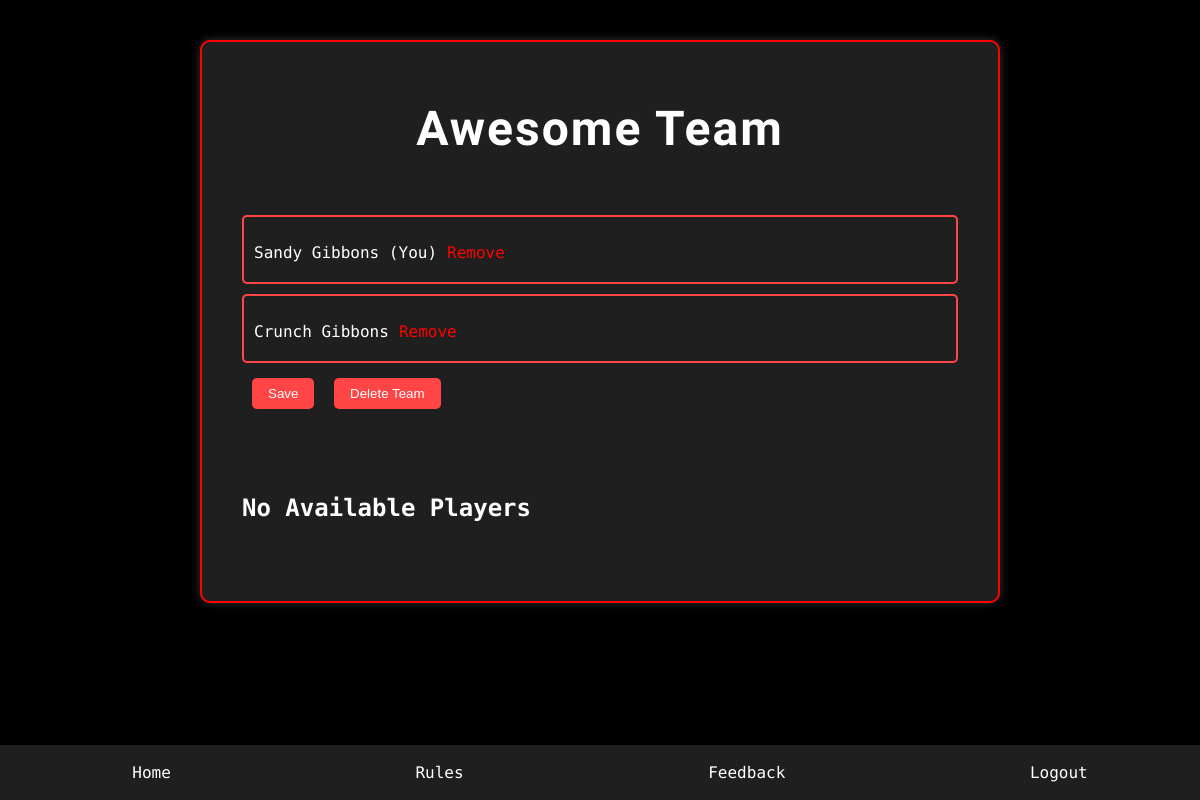
The app's page /placement/ (signed in) with its own data.
### users/models.py (models this page shows, shortened)
class AgentGroup(models.Model):
    group_name = models.CharField(max_length = 255, blank=True, null=True)
    players = models.ManyToManyField(Player)
    is_out = models.BooleanField(default=False)
    target_group_name = models.CharField(max_length=255, blank=True, null=True)
    target_group_pk = models.IntegerField(null=True, blank=True)
    kills = models.IntegerField(default=0)
    is_playing = models.BooleanField(default=True)
    is_winner = models.BooleanField(default=False)

class Player(models.Model):
    user = models.OneToOneField(CustomUser, on_delete=models.CASCADE)
    is_dead = models.BooleanField(default=False)
    target_name = models.CharField(max_length=255, blank=True, null=True)
    target_pk = models.IntegerField(null=True, blank=True)
    agent_name = models.CharField(max_length=255, blank=True, null=True)
    kills = models.IntegerField(default=0)
    is_playing = models.BooleanField(default=True)
    is_winner = models.BooleanField(default=False)
    in_waiting = models.BooleanField(default=False)
    have_eliminated_today = models.BooleanField(default=False)

class CustomUser(AbstractUser):
    @property
    def name(self):
        return f"{self.first_name} {self.last_name}"

### users/views.py (the view)
# urls.py: path("placement/", views.placement, name='placement'),
def placement(request):
    new_team = request.GET.get("team_name")
    if new_team is not None:
        if len(AgentGroup.objects.filter(players=request.user.player)) == 0:
            new_group = AgentGroup.objects.create(group_name = new_team)
            new_group.players.add(request.user.player)
            new_group.save()
    player_added = request.GET.get("player_pk")
    if player_added is not None:
        current_group = AgentGroup.objects.filter(players=request.user.player)[0]
        current_group.players.add(Player.objects.get(pk=player_added))
        current_group.save()
    player_deleted = request.GET.get("player_cleared")
    if player_deleted is not None:
        current_group = AgentGroup.objects.filter(players=request.user.player)[0]
        current_group.players.remove(Player.objects.get(pk=player_deleted))
        current_group.save()
    is_placed = True
    current = request.user.player
    current_group = AgentGroup.objects.filter(players=current)
    if current_group == None or len(current_group) == 0:
        is_placed = False
        c_group = None
    else:
        c_group = current_group[0]
    all_players = Player.objects.all()
    search = request.GET.get('q')
    if search is not None:
        all_players = Player.objects.filter(Q(user__first_name__icontains=search) | Q(user__last_name__icontains=search)).order_by('user__last_name')
    players_not_on_team = [player for player in all_players if GameManager.player_on_team(player) is None]
    context = {'is_placed': is_placed, 'group': c_group, 'ggame': GameManager.is_placing_groups(), 'players': players_not_on_team, 'current_player': current}
    return render(request, "users/placement.html", context)

### users/game.py (called while the page is built)
    @staticmethod
    def player_on_team(player: Player):
        group = AgentGroup.objects.filter(players=player)
        length = len(group)
        match length:
            case 0:
                return None
            case 1:
                return group
            case _:
                raise IndexError("Player on too many teams")

    @staticmethod
    def is_placing_groups():
        if Game.objects.all() == None or len(Game.objects.all()) == 0:
            return False
        return Game.objects.all()[0].placing_groups == True

### users/templates/users/placement.html (shortened to what this page needs)
{% load static %}
<!DOCTYPE html>
<html lang="en">
<head>
    <link rel="stylesheet" href="{% static 'users/assassin.css' %}" />
</head>
<body>
    <div class="container">
        <div class="content">
            {% if is_placed %}
            <h2 class="team-name">{{ group.group_name }}</h2>
            <div class="team-container">
                {% for player in group.players.all %}
                <div class="player-container">
                    {% if player.pk != current_player.pk %}
                    <p class="team-item">{{ player.user.first_name }} {{ player.user.last_name }}</p>
                    <p class="team-item clear-link"><a href="{% url 'users:placement' %}?player_cleared={{ player.pk }}">Remove</a></p>
                    {% else %}
                    <p class="team-item">{{ player.user.first_name }} {{ player.user.last_name }} (You)</p>
                    <p class="team-item clear-link"><a href="{% url 'users:placement' %}?player_cleared={{ player.pk }}">Remove</a></p>
                    {% endif %}
                </div>
                {% endfor %}
                <form action="{% url 'users:home' %}" method="post">
                    <button class="search-button"type="submit" name="button">Save</button>
                    <button class="delete-button" type="submit" name="team_deleted" data-param="deleted">Delete Team</button>
                </form>
            </div>
            <div class="search-form" style="padding: 20px;">
                {% if players|length == 0 %}
                <div class="search-heading">
                    <h2>No Available Players</h2>
                </div>
                </div>
            {% endif %}
             {% endif %}
        </div>
    </div>
    <div class="navbar">
        <a href="{% url 'users:home' %}">Home</a>
        <a href="{% url 'users:rules' %}">Rules</a>
        <a href="{% url 'users:complaints' %}">Feedback</a>
        <a href="{% url 'users:logout' %}">Logout</a>
    </div>
</body>
</html>

### users/static/users/assassin.css (style rules this page uses)
body { background-color: black; color: white; font-family: 'Fira Code', monospace; margin: 0; }
.container { max-width: 800px; margin: 0 auto; padding: 20px; }
body { background-color: black; color: white; font-family: 'Segoe UI', Tahoma, Geneva, Verdana, sans-serif; margin: 0; }
.content { border: 2px solid red; padding: 20px; border-radius: 10px; margin-top: 20px; background-color: #1f1f1f; box-shadow: 0 0 10px rgba(255, 255, 255, 0.2); }
button { background-color: red; color: white; padding: 10px 20px; margin: 5px; border: none; border-radius: 5px; cursor: pointer; transition: background-color 0.3s ease; }
a { color: red; text-decoration: none; transition: color 0.3s ease; }
.navbar { position: fixed; bottom: 0; width: 100%; background-color: #1f1f1f; padding: 10px; display: flex; justify-content: space-around; }
.navbar a { color: white; text-decoration: none; padding: 8px 12px; border-radius: 5px; transition: background-color 0.3s, color 0.3s; }

### users/templates/users/placement.html (style rules this page uses)
body { font-family: 'Fira Code', monospace; }
.team-container { margin-top: 20px; padding: 20px; background-color: #1f1f1f; border-radius: 10px; }
.team-item { margin-bottom: 10px; }
.team-name { color: white; margin: 5% auto; text-align: center; font-family: 'Black Ops One', cursive; letter-spacing: 2px; white-space: nowrap; font-size: 300%; }
.search-form { margin-top: 20px; background-color: #1f1f1f; margin-bottom: 20px; }
.search-button { background-color: #FF4545; color: white; border: none; border-radius: 5px; padding: 8px 16px; cursor: pointer; transition: background-color 0.3s ease; }
.delete-button { background-color: #FF4545; color: white; border: none; border-radius: 5px; padding: 8px 16px; cursor: pointer; transition: background-color 0.3s ease; }
.clear-link { color: white; text-decoration: none; margin-left: 10px; transition: color 0.3s ease; }
.player-container { display: flex; align-items: center; border: 2px solid #FF4545; border-radius: 5px; padding: 10px; margin-bottom: 10px; }
.clear-link { margin-left: 10px; }
.search-heading { margin-bottom: 10px; }
.search-button { margin-left: 10px; }

### records on screen
AgentGroup: group_name "Awesome Team"
Player: user.first_name "Sandy", user.last_name "Gibbons"
Player: user.first_name "Crunch", user.last_name "Gibbons"
